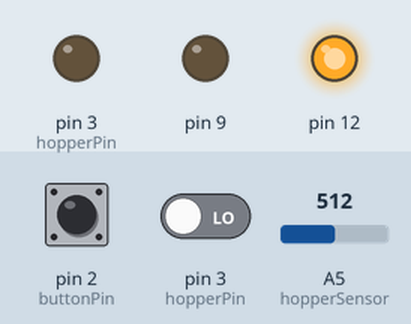
Simulated run of this sketch. Board: Arduino Uno, built with avr-gcc and run on an emulated ATmega328P. On the bench: output pins drawn as LEDs (lit = HIGH). The test bench sets the inputs (shaded band); at power-on: pin 2 (buttonPin) LOW, pin 3 (hopperPin) LOW, A5 (hopperSensor) = 512. What the sketch prints to the serial monitor is not drawn.

Above: at 1.2 s.
1.3 s: pin 2 (buttonPin) pulled HIGH for 0.15 s
At 2.2 s:
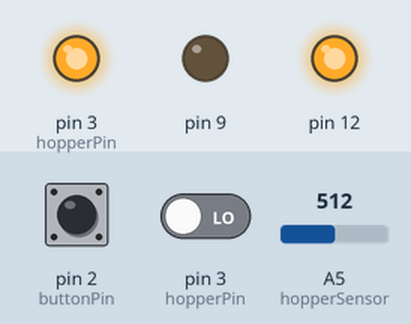
5.4 s: pin 2 (buttonPin) pulled HIGH for 1 s
At 8.1 s:
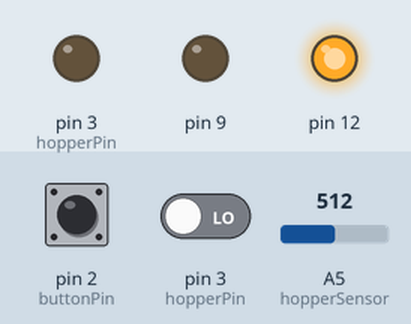
8.9 s: pin 2 (buttonPin) pulsed HIGH 2 times (0.12 s each, 0.3 s apart)
At 9.9 s:
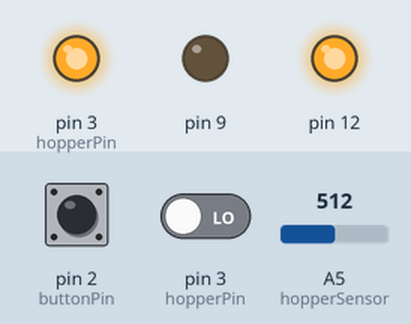
11.9 s: pin 2 (buttonPin) driven HIGH and pin 3 (hopperPin) driven HIGH
At 12.12 s:
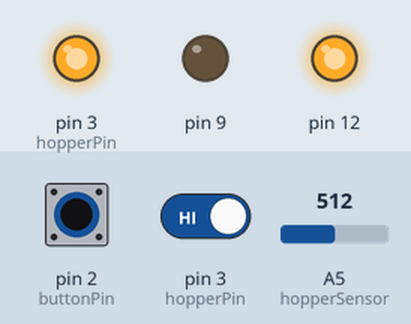
14.9 s: pin 2 (buttonPin) driven LOW
At 16.9 s:
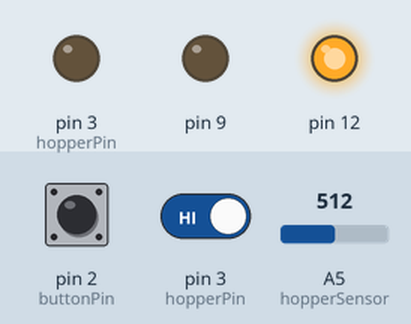
Timing chart, 0 to 18.4 s (numbered marks = the images above; inputs shaded):
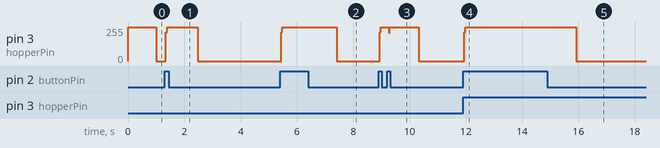

Measured:
- after the input at 1.3 s, pin 3 (hopperPin): 0/255 → 255/255 after 0.05 s, → 0/255 1.1 s later
- after the input at 5.4 s, pin 3 (hopperPin): 0/255 → 255/255 after 0.05 s, → 0/255 2.0 s later
- after the input at 8.9 s, pin 3 (hopperPin): 0/255 → 255/255 after 0.05 s, → 0/255 1.4 s later
- after the input at 11.9 s, pin 3 (hopperPin): 0/255 → 255/255 after 0.05 s
- after the input at 14.9 s, pin 3 (hopperPin): 255/255 → 0/255 after 1.0 s instead of 3.5 s

The sketch:

rhinoautomat.ino
```cpp
//Attach coinInt to Interrupt Pin 0 (Digital Pin 2). Pin 3 = Interrpt Pin 1.
const int coinInt = 1;

//Set the coinsValue to a Volatile float
//Volatile as this variable changes any time the Interrupt is triggered
volatile int coinsValue = 0;

//A Coin has been inserted flag
volatile int coinsChange = 0;

// 50 cent is a 1 that comes from the acceptor
int coinConst = 50;
volatile unsigned long lastPulse = 0;
unsigned long pulseTimeout = 250;
volatile boolean coinFinished = true;
boolean waitForCoinFinish = false;
volatile int currentCoin = 0;

int hopperSensor = A5;
int hopperPin = 3;
int hopperSensorTreshold = 100;
unsigned long coinAt = 0;
unsigned long hopperTimeout = 1000;

// Button
int buttonPin = 2;

// Hopper state
boolean hopper = false;

void setup() {
  //Start Serial Communication
  Serial.begin(9600);

  pinMode(6, INPUT);

  //If coinInt goes HIGH (a Pulse), call the coinInserted function
  //An attachInterrupt will always trigger, even if your using delays
  attachInterrupt(coinInt, coinInserted, RISING);

  // Set motor direction to forward
  pinMode(12, OUTPUT);
  digitalWrite(12, HIGH);
  // Disable break
  pinMode(9, OUTPUT);
  digitalWrite(9, LOW);

  // Empty hopper on startup
  emptyHopper();
}

//The function that is called every time it recieves a pulse
void coinInserted() {
  //As we set the Pulse to represent 5p or 5c we add this to the coinsValue
  coinsValue = coinsValue + coinConst;
  //Flag that there has been a coin inserted
  coinsChange = 1;

  // Our machine only recognizes 50cent/1 Euro.
  // To avoid failures we will hardcode that
  currentCoin += coinConst;
  if(currentCoin > 100) {
    currentCoin = 100;
    Serial.println("d:too much money detected");
  }

  coinFinished = false;

  lastPulse = millis();
}

void loop() {
  unsigned long currentMillis = millis();

  // Empty button is a switch
  // On first press it will trigger hopper emptying
  // On second press while hopper is emptying it will stop the process
  // On the next press it will again trigger the hopper
  if(digitalRead(buttonPin) == HIGH) {
    if(hopper == false) {
      emptyHopper();
    } else {
      if(hopper == true) {
        coinAt = millis();
        hopper = false;
        coinsValue = -1;
        // Tell client that hopper emptying was stopped
        // but that the current fill-value is unknown
        Serial.println("e:2");
      }
    }
  }

  if(analogRead(hopperSensor) < hopperSensorTreshold) {
    // Coin wurde ausgeworfen
    coinAt = currentMillis;
    // elapsed millis ???
  }

  // Read input from Serial client
  char input = (char)Serial.read();

  // Command e = eject
  if(input == 'e') {
    emptyHopper();
  }

  // Command p = give current credit
  if(input == 'p') {
    Serial.println("p:"+coinsValue);
  }

  // Needed for millis calculation (why?)
  delay(1);

  // Hopper is empty
  if ((unsigned long)(millis() - coinAt) >= hopperTimeout) {
    // If hopper is switchched on
    if(hopper == true) {
      coinAt = millis();
      hopper = false;
      coinsValue = 0;
      // Tell client that hopper is empty
      Serial.println("e:1");
    }
  }

  // Tell client which type of coin was inserted
  // and reset coin counting
  if(((unsigned long)(millis() - lastPulse) >= pulseTimeout) && currentCoin > 0) {
    // prevent this command from sending nonsense
    if(currentCoin != 50 && currentCoin != 100) {
      if(currentCoin <= 50) {
        currentCoin = 50;
      } else {
        currentCoin = 100;
      }
    }
    Serial.println("c:"+currentCoin);
    coinFinished = true;
    currentCoin = 0;
  }

  // Activate or deactivate hopper
  if(hopper == false) {
    analogWrite(hopperPin, 0);
  } else {
    analogWrite(hopperPin, 255);
  }
}

// Emptying the hopper
void emptyHopper() {
  // Activate hopper
  if(hopper == false) {
    coinAt = millis();
    hopper = true;
    // Tell client that hopper started
    Serial.println("e:0");
  }
}
```
